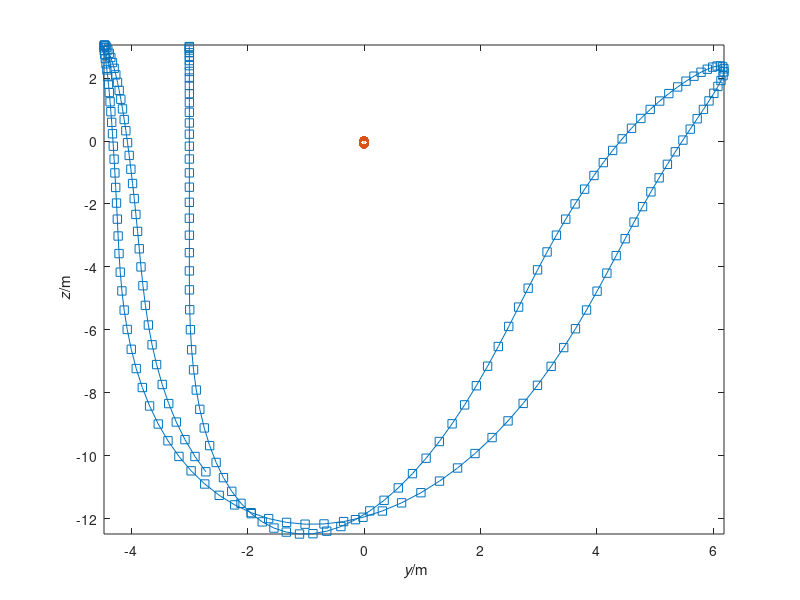

This chart was generated by the following MATLAB code:
%%% rubberband2D.m
%% Simulation of two bodies connected by non-Hookean rubber band
%% SI units used throughout
%% Coordinates (y,z)
%%%% Constants
ma = 1; % mass of object a
mb = 5000; % mass of object b
g = 9.80665; % gravitational acceleration
k = 5; % spring constant
ln = 5; % natural length of rubber band
%%
Gya = 0; Gza = -ma*g; % gravity supply on object a
Gyb = 0; Gzb = -mb*g*0; % gravity supply on object b
%%
t1 = 10; % final time
dt = 0.001; % time step
%%%% STATE: y,z,vy,vz for a and b; initial conditions
t = 0; % initial time
ya = -3; za = 3; % initial position of object a
yb = 0; zb = 0; % initial position of object a
vya = 0; vza = 0; % initial velocity of object a
vyb = 0; vzb = 0; % initial velocity of object b
%% %@
%%%% Plot & saving
%% adjust final time if not multiple of timestep
t1 = t1 + mod(t1-t,dt);
%% Save values of all quantities at some steps during the simulation,
%% for subsequente analysis or plotting
%% (saving at all timesteps could be too costly)
Nsaves = 200; % number of timepoints to save during the simulation
%% Calculate time interval for saving
dsave = (t1-t)/(Nsaves-1);
if abs(dsave) < abs(dt)
  error('time interval between saves is smaller than timestep')
end
%% Initialize vectors to contain saved values
tSave = nan(Nsaves,1); % time
yaSave = nan(Nsaves,1); zaSave = nan(Nsaves,1); % position object a
ybSave = nan(Nsaves,1); zbSave = nan(Nsaves,1); % position object b
vyaSave = nan(Nsaves,1); vzaSave = nan(Nsaves,1); % velocity object a
vybSave = nan(Nsaves,1); vzbSave = nan(Nsaves,1); % velocity object b
%% Save initial values
i = 1; % index that keeps count of savepoints
t0 = t;
tSave(1) = t;
yaSave(1) = ya; zaSave(1) = za;
ybSave(1) = yb; zbSave(1) = zb;
vyaSave(1) = vya; vzaSave(1) = vza;
vybSave(1) = vyb; vzbSave(1) = vzb;
%% Initialize plot
close all;
cols = get(0, 'DefaultAxesColorOrder');
plot(yaSave(1), zaSave(1), 's','Color',cols(1,:)); axis('tight');
hold on;
plot(ybSave(1), zbSave(1), 'o','Color',cols(2,:));
xlabel('{\it y}/m'); ylabel('{\it z}/m');
%% %@
%%%% Numerical time integration
%% loop
while t < t1
  %% We need y,z,vy,vz,Py,Pz,Fy,Fz for a and b (G constant)
  %% we have y,z,vy,vz
  %% find Py,Pz,Fy,Fz using constitutive relations
  Pya = ma*vya; Pza = ma*vza;
  Pyb = mb*vyb; Pzb = mb*vzb;
  %% non-Hookean constitutive relation
  l = norm([ya-yb, za-zb]); % present length
  if l < ln
    Fyas = 0; % momentum flux from spring to a, y comp.
    Fzas = 0; % momentum flux from spring to a, z comp.
  else
    Fyas = -k*(ya-yb)*(l-ln)/l;
    Fzas = -k*(za-zb)*(l-ln)/l;
  end
  Fybs = -Fyas;
  Fzbs = -Fzas;
  %%
  %% Drive forward in time
  %% update momentum
  Pya = Pya + (Fyas + Gya)*dt;
  Pza = Pza + (Fzas + Gza)*dt;
  Pyb = Pyb + (Fybs + Gyb)*dt;
  Pzb = Pzb + (Fzbs + Gzb)*dt;
  %% update position
  ya = ya + vya*dt;
  za = za + vza*dt;
  yb = yb + vyb*dt;
  zb = zb + vzb*dt;
  %% update time
  t = t + dt;
  %%
  %% Find new state for next iteration
  %% We need y,z,vy,vz
  %% we have y,z,Py,Pz
  %% find vy,vz using constitutive relations
  vya = Pya/ma;  vza = Pza/ma;
  vyb = Pyb/mb;  vzb = Pzb/mb;
  %% %@
  %% Check whether to save & plot at this step
  if min(abs([0 dsave] - mod(t-t0, dsave))) <= abs(dt)/2
    i = i+1;
    tSave(i) = t;
    yaSave(i) = ya; zaSave(i) = za;
    ybSave(i) = yb; zbSave(i) = zb;
    vyaSave(i) = vya; vzaSave(i) = vza;
    vybSave(i) = vyb; vzbSave(i) = vzb;
    plot(ya, za, 's','Color',cols(1,:));
    plot(yb, zb, 'o','Color',cols(2,:));
    pause(0.001);
  end %@
end %@
%% Plot full trajectory
plot(yaSave,zaSave,'-','Color',cols(1,:));
plot(ybSave,zbSave,'-.','Color',cols(2,:)); %@
